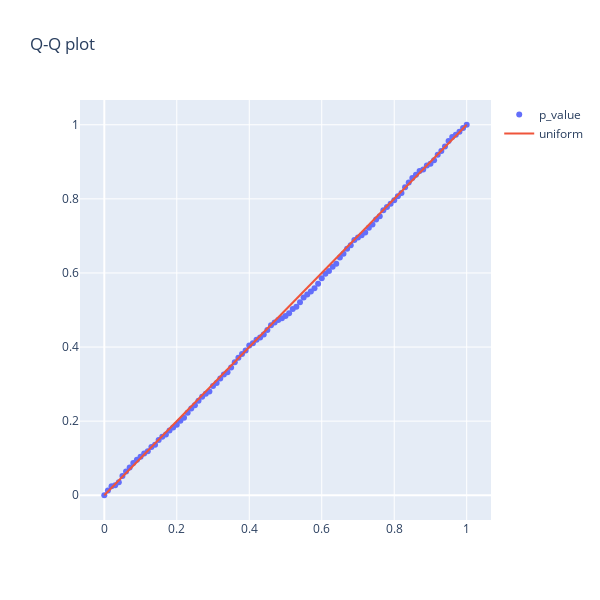

The cell this chart's notebook holds for it:
### Code cell
get_qq_plot(p_values_cuped)
